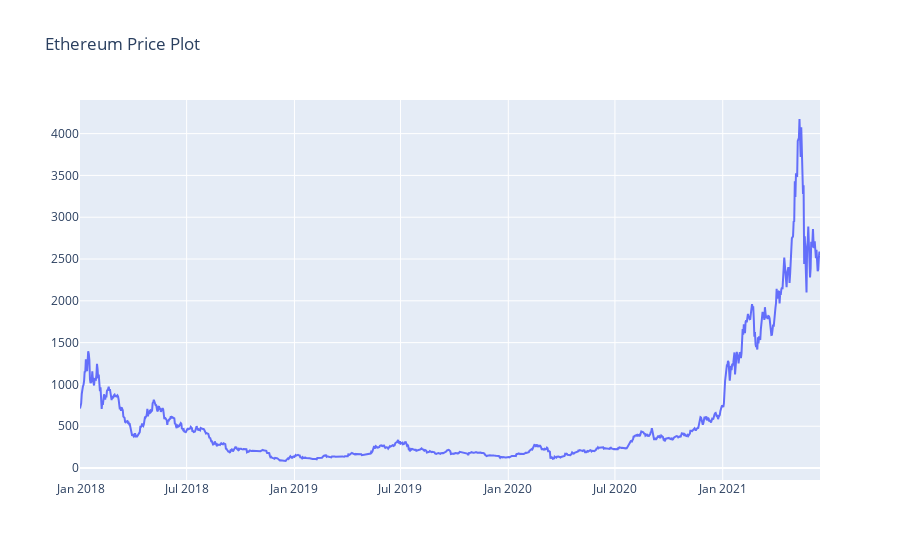

The cell this chart's notebook holds for it:
### Code cell
x = df["ds"]
y = df["y"]
fig = go.Figure()
fig.add_trace(go.Scatter(x=x, y=y))
fig.update_layout(title_text="Ethereum Price Plot")

### Figure 1 — Plotly figure (JSON) as saved in the notebook; plotly's stock layout.template omitted (floating-point values rounded to 4 significant figures; data arrays with more than 128 entries replaced by an {"elided": "..."} marker saying what was removed)
{"data": [{"type": "scatter", "x": {"elided": "1260 str values"}, "y": {"elided": "1260 float values"}}], "layout": {"title": {"text": "Ethereum Price Plot"}}}
